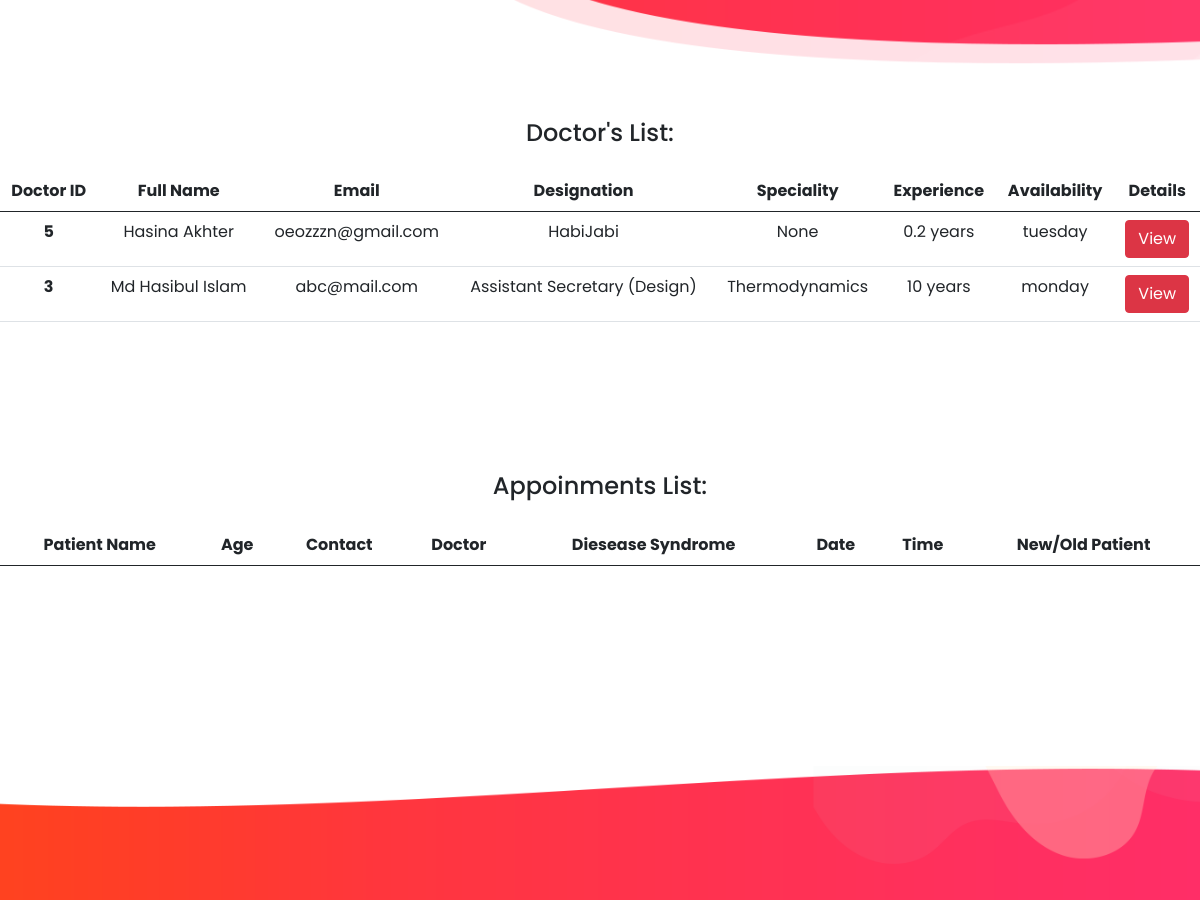
Before: / (middle part) with the older database file.
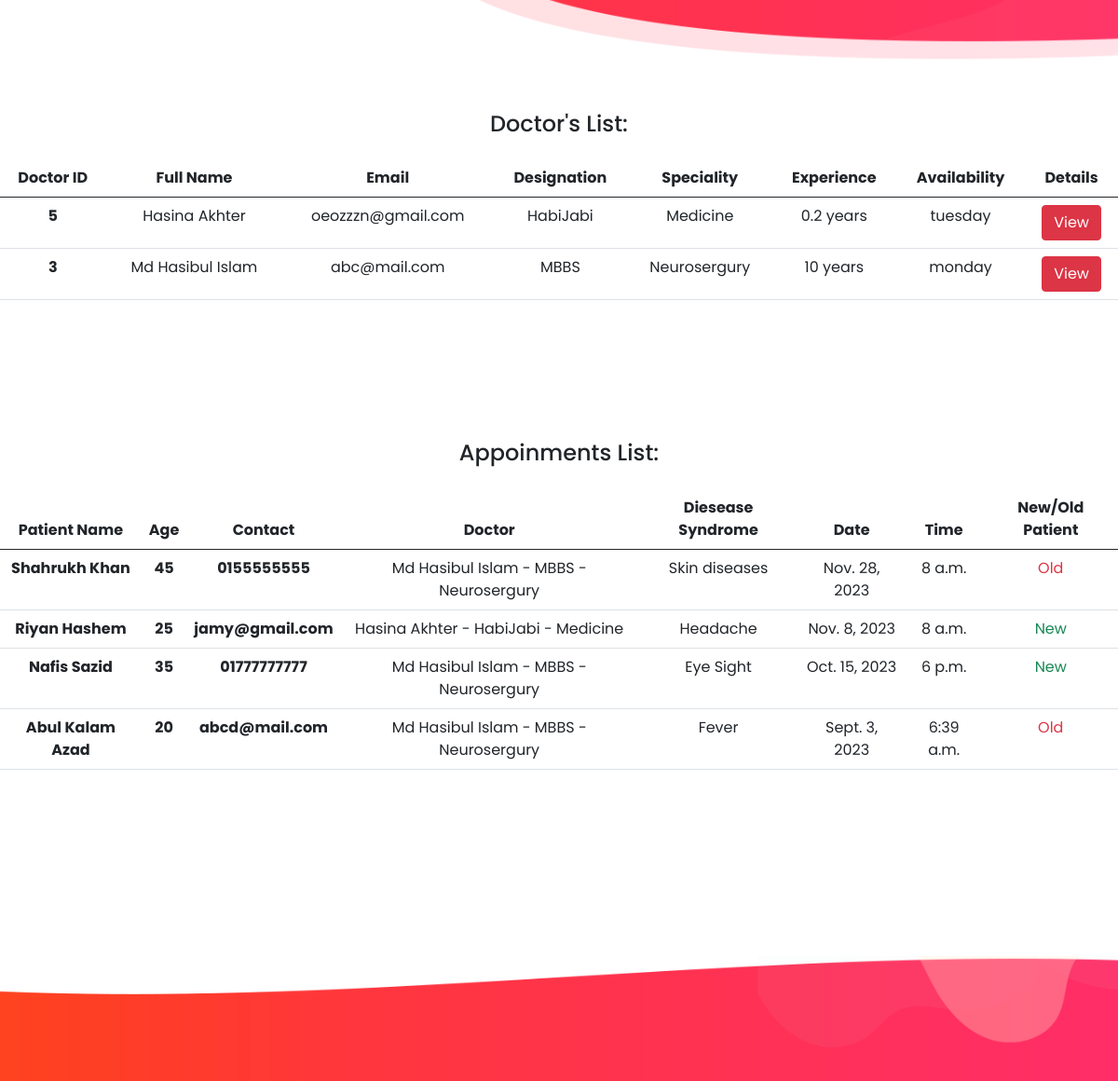
After: the same page with the newer database file.
### doctors/models.py (models this page shows)
class DoctorModel(models.Model):
    doctor_id = models.AutoField(primary_key=True)
    account = models.ForeignKey(Account, on_delete=models.CASCADE, related_name='doctor', null=True, blank=True)
    designation = models.CharField(max_length=255)
    speciality = models.CharField(max_length=255)
    experience = models.CharField(max_length=255)
    date_joined = models.DateTimeField(auto_now_add=True)
    APPOINTMENT_DAYS_CHOICES = [
        ('monday', 'Monday'),
        ('tuesday', 'Tuesday'),
        ('wednesday', 'Wednesday'),
        ('thursday', 'Thursday'),
        ('friday', 'Friday'),
        ('saturday', 'Saturday'),
        ('sunday', 'Sunday'),
    ]
    appointment_available_days = models.CharField(max_length=100, choices=APPOINTMENT_DAYS_CHOICES, blank=True, null=True)
    def __str__(self):
        return str(self.account.first_name + " " + self.account.last_name + ' - ' + self.designation + ' - ' + self.speciality)

### accounts/models.py (models this page shows, shortened)
class Account(AbstractBaseUser):
    first_name      = models.CharField(max_length=50)
    last_name       = models.CharField(max_length=50)
    username        = models.CharField(max_length=50, unique=True)
    email           = models.EmailField(max_length=100, unique=True)
    phone_number    = models.CharField(max_length=50)
    date_joined     = models.DateTimeField(auto_now_add=True)
    last_login      = models.DateTimeField(auto_now=True)
    is_admin        = models.BooleanField(default=False)
    is_staff        = models.BooleanField(default=False)
    is_active       = models.BooleanField(default=False)
    is_superadmin   = models.BooleanField(default=False)
    USERNAME_FIELD = 'email'
    REQUIRED_FIELDS = ['username', 'first_name', 'last_name']
    objects = MyAccountManager()

### patients/models.py (models this page shows, shortened)
class AppointmentModel(models.Model):
    patient_name = models.CharField(max_length=255)
    patient_contact = models.CharField(max_length=255)
    patient_age = models.IntegerField()
    doctor = models.ForeignKey(DoctorModel, on_delete=models.CASCADE, related_name='appointment')
    date = models.DateField()
    time = models.TimeField()
    disease_syndrome = models.CharField(max_length=255, null=True, blank=True)
    is_new = models.BooleanField(default=True)
    appointment_time = models.DateTimeField(auto_now_add=True)

### neutrino/views.py (the view)
# urls.py: 2. Add a URL to urlpatterns:  path('', views.home, name='home')
def home(request):
    doctors = DoctorModel.objects.all().order_by('-date_joined')
    appointments = AppointmentModel.objects.all().order_by('-date')
    return render(request, "index.html", {'doctors': doctors, 'appointments': appointments})

### templates/index.html (shortened to what this page needs)
{% extends "base.html" %}
{% load static %}
{% block content %}
<div id="about" class="about-us section">
</div>
<h4  style="text-align:center;">Doctor's List:</h4> <br>
<table class="table table-hover p-5" style="padding:20px;text-align:center;">
  <thead>
    <tr>
      <th scope="col">Doctor ID</th>
      <th scope="col">Full Name</th>
      <th scope="col">Email</th>
      <th scope="col">Designation</th>
      <th scope="col">Speciality</th>
      <th scope="col">Experience</th>
      <th scope="col">Availability</th>
      <th scope="col">Details</th>
    </tr>
  </thead>
  <tbody>
    {% for doctor in doctors %}
    <tr>
      <th scope="row">{{doctor.doctor_id}}</th>
      <td>{{doctor.account.first_name}} {{doctor.account.last_name}}</td>
      <td>{{doctor.account.email}}</td>
      <td>{{doctor.designation}}</td>
      <td>{{doctor.speciality}}</td>
      <td>{{doctor.experience}}</td>
      <td>{{doctor.appointment_available_days}}</td>
      <td><a href="{% url 'doctor_details' doctor.doctor_id %}" class="btn btn-danger">View</a></td>
    </tr>
    {% endfor %}
  </tbody>
</table>
<div class="doctor-list" style="margin-top:150px; text-align:center;">
  <h4  style="text-align:center;">Appoinments List:</h4> <br>
<table class="table table-hover p-5" style="padding:20px;text-align:center;">
<thead>
<tr>
<th scope="col">Patient Name</th>
<th scope="col">Age</th>
<th scope="col">Contact</th>
<th scope="col">Doctor</th>
<th scope="col">Diesease Syndrome</th>
<th scope="col">Date</th>
<th scope="col">Time</th>
<th scope="col">New/Old Patient</th>
</tr>
</thead>
<tbody>
{% for appointment in appointments %}
<tr>
<th scope="row">{{appointment.patient_name}}</th>
<th scope="row">{{appointment.patient_age}}</th>
<th scope="row">{{appointment.patient_contact}}</th>
<td>{{appointment.doctor}}</td>
<td>{{appointment.disease_syndrome}}</td>
<td>{{appointment.date}}</td>
<td>{{appointment.time}}</td>
  {% if appointment.is_new %}
  <td class="text-success">New</td>
  {% else %}
  <td class="text-danger">Old</td>
  {% endif %}
</tr>
{% endfor %}
</tbody>
</table>
</div>
<div id="contact" class="contact-us section" style="margin-top:200px;">
</div>
{% endblock  %}

### templates/base.html (shortened to what this page needs)
{% load static %}
<!DOCTYPE html>
<html lang="en">
  <head>
    <link href="{% static 'vendor/bootstrap/css/bootstrap.min.css' %}" rel="stylesheet">
    <link rel="stylesheet" href="{% static 'assets/css/fontawesome.css' %}">
    <link rel="stylesheet" href="{% static 'assets/css/templatemo-space-dynamic.css' %}">
    <link rel="stylesheet" href="{% static 'assets/css/animated.css' %}">
    <link rel="stylesheet" href="{% static 'assets/css/owl.css' %}">
  </head>
<body>
  {% block content %}
  {% endblock %}
</body>
</html>

### static/assets/css/templatemo-space-dynamic.css (style rules this page uses)
html, body, div, span, applet, object, iframe, h1, h2, h3, h4, h5, h6, p, blockquote, div pre, a, abbr, acronym, address, big, cite, code, del, dfn, em, font, img, ins, kbd, q, s, samp, small, strike, strong, sub, sup, tt, var, b, u, i, center, dl, dt, dd, ol, ul, li, figure, header, nav, section, article, aside, footer, figcaption { margin: 0; padding: 0; border: 0; outline: 0; }
* { box-sizing: border-box; }
html, body { font-family: 'Poppins', sans-serif; font-weight: 400; background-color: #fff; -ms-text-size-adjust: 100%; -webkit-font-smoothing: antialiased; -moz-osx-font-smoothing: grayscale; }
a { text-decoration: none !important; }
h1, h2, h3, h4, h5, h6 { margin-top: 0px; margin-bottom: 0px; }
html, body { background: #fff; font-family: 'Poppins', sans-serif; }
#about { margin-top: 120px; }
.about-us { background-image: url(../images/about-bg.png); background-repeat: no-repeat; background-position: center center; background-size: cover; padding: 140px 0px 120px 0px; }
.contact-us { padding: 160px 0px; background-image: url(../images/contact-bg.png); background-repeat: no-repeat; background-position: center center; background-size: cover; }

Changed rows visible on the page:
changed DoctorModel "HabiJabi": speciality "None" → "Medicine"
changed DoctorModel "monday": designation "Assistant Secretary (Design)" → "MBBS"; speciality "Thermodynamics" → "Neurosergury"
added AppointmentModel: patient_name "Shahrukh Khan", patient_age "45", patient_contact "0155555555", doctor "Md Hasibul Islam - MBBS - Neurosergury", disease_syndrome "Skin diseases", date "Nov. 28, 2023", time "8 a.m.", is_new "Old"
added AppointmentModel: patient_name "Riyan Hashem", patient_age "25", patient_contact "jamy@gmail.com", doctor "Hasina Akhter - HabiJabi - Medicine", disease_syndrome "Headache", date "Nov. 8, 2023", time "8 a.m.", is_new "New"
added AppointmentModel: patient_name "Nafis Sazid", patient_age "35", patient_contact "01777777777", doctor "Md Hasibul Islam - MBBS - Neurosergury", disease_syndrome "Eye Sight", date "Oct. 15, 2023", time "6 p.m.", is_new "New"
added AppointmentModel: patient_name "Abul Kalam Azad", patient_age "20", patient_contact "abcd@mail.com", doctor "Md Hasibul Islam - MBBS - Neurosergury", disease_syndrome "Fever", date "Sept. 3, 2023", time "6:39 a.m.", is_new "Old"
